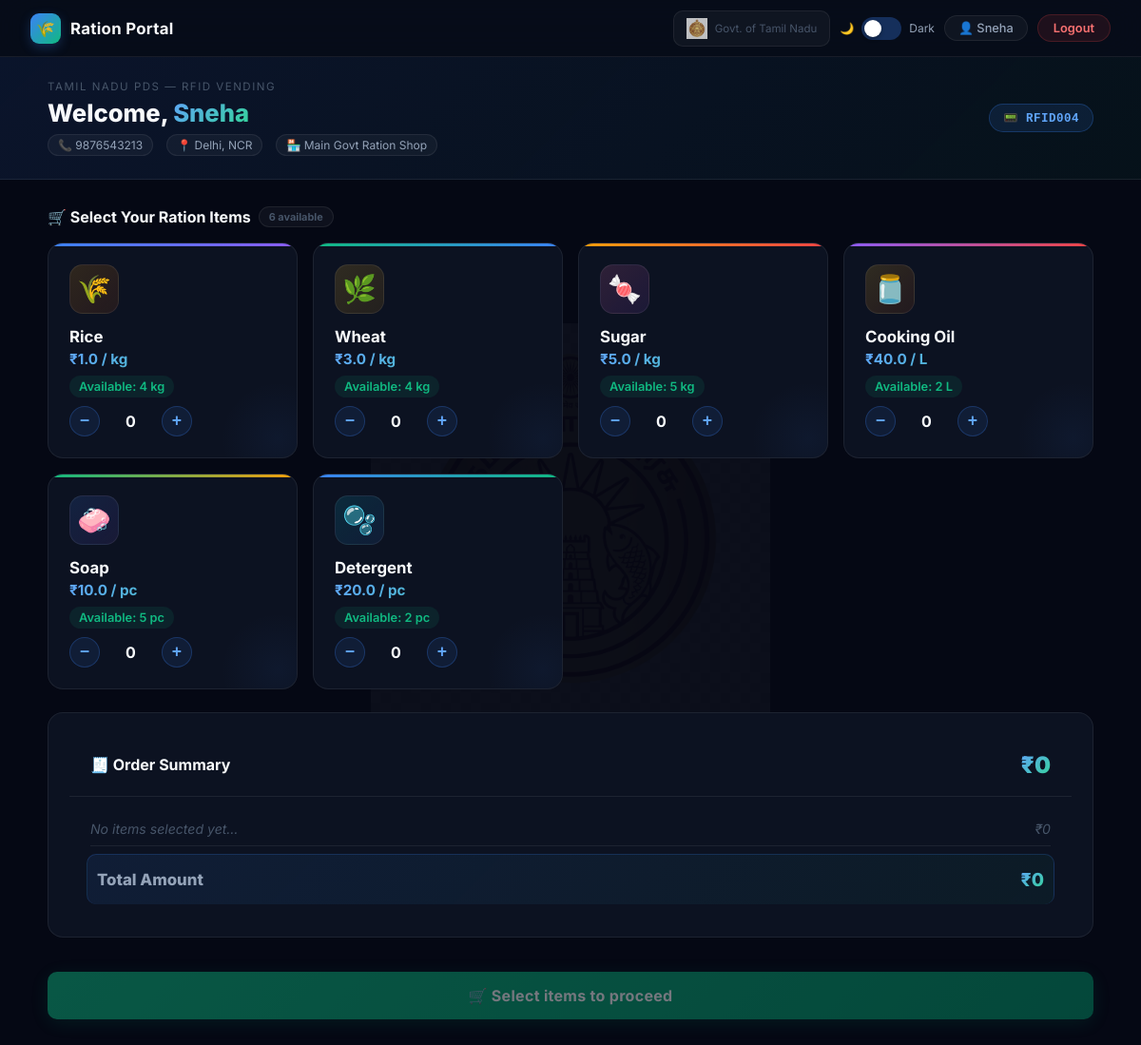
The app's page /dashboard (signed in) with its own data.
### models.py (models this page shows)
class User(UserMixin, db.Model):
    __tablename__ = 'user'
    id = db.Column(db.Integer, primary_key=True)
    username = db.Column(db.String(100), nullable=False)
    rfidCard = db.Column(db.String(100), unique=True, nullable=False)
    physical_uid = db.Column(db.String(100), unique=True, nullable=True) # The long number from Pi
    password = db.Column(db.String(200), nullable=False)
    phone = db.Column(db.String(20))
    address = db.Column(db.String(255))
    is_admin = db.Column(db.Boolean, default=False)
    is_active = db.Column(db.Boolean, default=True) # New status field
    shop_id = db.Column(db.Integer, db.ForeignKey('shop.id'), nullable=True)
    orders = db.relationship('Order', backref='user', lazy=True)

class Shop(db.Model):
    __tablename__ = 'shop'
    id = db.Column(db.Integer, primary_key=True)
    name = db.Column(db.String(100), nullable=False)
    location = db.Column(db.String(255))
    max_members = db.Column(db.Integer, default=50)
    users = db.relationship('User', backref='shop', lazy=True)

class Product(db.Model):
    __tablename__ = 'product'
    id = db.Column(db.Integer, primary_key=True)
    name = db.Column(db.String(100), nullable=False)
    price = db.Column(db.Float, nullable=False)
    unit = db.Column(db.String(20), default="kg")
    max_limit = db.Column(db.Integer, default=5)
    image_url = db.Column(db.String(255), default="")
    slot_number = db.Column(db.Integer, unique=True) # 1 to 6 mapped to vending machine keys
    hex_color = db.Column(db.String(10), default="0x00e676") # e.g. 0xf9a825 for 3D model
    is_active = db.Column(db.Boolean, default=True)
    order_items = db.relationship('OrderItem', backref='product', lazy=True)

### routes.py (the view)
@main.route('/dashboard')
@login_required
def dashboard():
    if current_user.is_admin:
        return redirect(url_for('admin.dashboard'))
    paid_order = Order.query.filter_by(user_id=current_user.id, status='PAID').first()
    products = Product.query.filter_by(is_active=True).order_by(Product.slot_number).all()
    from datetime import datetime
    from sqlalchemy import func
    first_of_month = datetime.utcnow().replace(day=1, hour=0, minute=0, second=0, microsecond=0)
    quotas = {}
    for p in products:
        taken = db.session.query(func.sum(OrderItem.quantity)).join(Order).filter(
            Order.user_id == current_user.id,
            OrderItem.product_id == p.id,
            Order.status.in_(['PAID', 'DISPENSED']),
            Order.created_at >= first_of_month
        ).scalar() or 0
        if current_user.rfidCard == 'RFID001':
            quotas[p.id] = 99
        else:
            quotas[p.id] = max(0, p.max_limit - taken)
    return render_template('dashboard.html', user=current_user, paidOrder=paid_order, products=products, quotas=quotas)

### templates/dashboard.html (shortened to what this page needs)
<!DOCTYPE html>
<html lang="en" data-theme="dark">
<head>
    <link rel="stylesheet" href="{{ url_for('static', filename='css/style.css') }}">
</head>
<body>
<nav class="navbar">
    <a href="{{ url_for('main.dashboard') }}" class="navbar-brand">
        <span class="icon">🌾</span> Ration Portal
    </a>
    <div class="navbar-right">
        <div class="tn-badge">
            <img src="{{ url_for('static', filename='images/tn_emblem.png') }}" alt="TN Govt">
            <span>Govt. of Tamil Nadu</span>
        </div>
        <div class="theme-btn-wrap">
            <span id="themeLabel">🌙</span>
            <button class="theme-toggle" id="themeToggle" onclick="toggleTheme()" title="Toggle theme"></button>
            <span id="themeLabelR">Dark</span>
        </div>
        <span class="nav-user">👤 {{ user.username }}</span>
        <a href="{{ url_for('main.logout') }}" class="btn-logout">Logout</a>
    </div>
</nav>
<div class="dash-hero">
    <div class="dash-hero-inner">
        <div>
            <div class="dash-greeting">Tamil Nadu PDS — RFID Vending</div>
            <div class="dash-name">Welcome, <span>{{ user.username }}</span></div>
            <div class="dash-sub">
                <span class="dash-sub-pill">📞 {{ user.phone }}</span>
                <span class="dash-sub-pill">📍 {{ user.address }}</span>
                <span class="dash-sub-pill">🏪 {{ user.shop.name if user.shop else 'Unassigned' }}</span>
            </div>
        </div>
        <div class="rfid-badge" style="align-self:center;">📟 {{ user.rfidCard }}</div>
    </div>
</div>
<div class="container" style="padding-top:0;">
    <form action="{{ url_for('main.place_order') }}" method="post" id="orderForm"
          {% if paidOrder %}style="opacity:0.4;pointer-events:none;"{% endif %}>
        <div class="section-head">
            <h2>🛒 Select Your Ration Items
                <span class="section-tag">{{ products|length }} available</span>
            </h2>
        </div>
        <div class="items-grid">
            {% for p in products %}
            {% set rem = quotas.get(p.id, 0) %}
            <div class="item-card {% if rem <= 0 %}quota-exhausted{% endif %}" id="card_{{ p.id }}">
                {% if p.image_url %}
                <img src="{{ url_for('static', filename=p.image_url) }}" alt="{{ p.name }}"
                     style="width:100%;height:120px;object-fit:cover;border-radius:12px;margin-bottom:14px;border:1px solid var(--border);">
                {% else %}
                <div class="product-icon-wrap" id="icon_{{ p.id }}"
                     style="background:linear-gradient(135deg,rgba(59,130,246,0.15),rgba(16,185,129,0.08));border:1px solid var(--border);">
                    <span id="iconEmoji_{{ p.id }}">📦</span>
                </div>
                {% endif %}
                <div class="item-name">{{ p.name }}</div>
                <div class="item-price">₹{{ p.price }} / {{ p.unit }}</div>
                <div class="item-quota">
                    {% if rem > 0 %}
                        <span class="quota-avail">Available: {{ rem }} {{ p.unit }}</span>
                    {% else %}
                        <span class="quota-none">Quota Finished</span>
                    {% endif %}
                </div>
                <div class="qty-control {% if rem <= 0 %}disabled{% endif %}">
                    <button type="button" class="qty-btn" onclick="changeQty({{ p.id }}, -1, {{ rem }})" {% if rem <= 0 %}disabled{% endif %}>−</button>
                    <input type="number" id="product_{{ p.id }}" name="product_{{ p.id }}"
                           class="qty-input" value="0" min="0" max="{{ rem }}"
                           oninput="updateSummary()" onchange="updateSummary()">
                    <button type="button" class="qty-btn" onclick="changeQty({{ p.id }}, 1, {{ rem }})" {% if rem <= 0 %}disabled{% endif %}>+</button>
                </div>
            </div>
            {% endfor %}
        </div>
        <div class="order-summary">
            <div class="summary-header">
                <h3>🧾 Order Summary</h3>
                <div class="grand-total-display" id="grandTotal">₹0</div>
            </div>
            <div class="summary-body">
                <div class="summary-row" id="emptyRow" style="color:var(--text3);font-style:italic;">
                    <span>No items selected yet…</span><span>₹0</span>
                </div>
                <div class="summary-row total-row">
                    <span>Total Amount</span>
                    <span id="grandTotal2">₹0</span>
                </div>
            </div>
        </div>
        <button type="submit" class="btn-order" id="submitBtn" style="margin-top:16px;opacity:0.45;cursor:not-allowed;" disabled>
            🛒 Select items to proceed
        </button>
    </form>
</div>
</body>
</html>

### templates/dashboard.html (style rules this page uses)
.dash-hero { background: linear-gradient(135deg, rgba(59,130,246,0.1), rgba(16,185,129,0.05)); border-bottom: 1px solid var(--border); padding: 24px 0 0; margin-bottom: 28px; }
.dash-hero-inner { max-width:1140px;margin:0 auto;padding:0 20px 24px; display:flex;align-items:flex-start;justify-content:space-between;gap:20px;flex-wrap:wrap; }
.dash-greeting { font-size:0.72rem;color:var(--text3);text-transform:uppercase;letter-spacing:1.5px;margin-bottom:6px; }
.dash-name { font-size:1.6rem;font-weight:800;color:var(--text);line-height:1.2; }
.dash-name span { background:linear-gradient(135deg,var(--blue2),var(--green2)); -webkit-background-clip:text;-webkit-text-fill-color:transparent;background-clip:text; }
.dash-sub { font-size:0.82rem;color:var(--text2);margin-top:6px;display:flex;gap:14px;flex-wrap:wrap; }
.dash-sub-pill { display:inline-flex;align-items:center;gap:5px; background:rgba(255,255,255,0.04);border:1px solid var(--border); padding:3px 10px;border-radius:20px;font-size:0.75rem; }
.theme-toggle { width:42px;height:24px;border-radius:20px;border:none;cursor:pointer; position:relative;transition:background 0.3s; background:rgba(59,130,246,0.3); flex-shrink:0; }
.theme-toggle::after { content:''; position:absolute; width:18px;height:18px;border-radius:50%; background:#fff;top:3px;left:3px; transition:transform 0.3s; box-shadow:0 2px 4px rgba(0,0,0,0.3); }
.theme-btn-wrap { display:flex;align-items:center;gap:8px; font-size:0.75rem;color:var(--text2); }
.tn-badge { display:flex;align-items:center;gap:8px; background:rgba(255,255,255,0.04);border:1px solid var(--border); border-radius:10px;padding:7px 13px;font-size:0.72rem;color:var(--text3); flex-shrink:0; }
.tn-badge img { width:22px;height:22px;object-fit:contain;opacity:0.8; }
.section-head { display:flex;align-items:center;justify-content:space-between;margin-bottom:16px; }
.section-head h2 { font-size:1rem;font-weight:700;color:var(--text);display:flex;align-items:center;gap:8px; }
.section-tag { font-size:0.68rem;font-weight:700;color:var(--text3);background:rgba(255,255,255,0.04);border:1px solid var(--border);padding:3px 10px;border-radius:20px; }
.product-icon-wrap { width:52px;height:52px;border-radius:14px; display:flex;align-items:center;justify-content:center; font-size:1.8rem;margin-bottom:14px;flex-shrink:0; }
.order-summary { background:var(--card);border:1px solid var(--border);border-radius:var(--radius);overflow:hidden; }
.summary-header { display:flex;align-items:center;gap:10px; padding:18px 22px;border-bottom:1px solid var(--border); }
.summary-header h3 { font-size:1rem;font-weight:700;color:var(--text); }
.grand-total-display { margin-left:auto;font-size:1.5rem;font-weight:900; background:linear-gradient(135deg,var(--blue2),var(--green2)); -webkit-background-clip:text;-webkit-text-fill-color:transparent;background-clip:text; }
.summary-body { padding:16px 22px; }
input[type=number] { -moz-appearance: textfield; }
.qty-input { width: 45px; text-align: center; border: none; background: transparent; color: var(--text); font-weight: 700; font-size: 1rem; outline: none; }
.item-quota { margin: 8px 0 12px; }
.quota-avail { font-size: 0.8rem; color: #10b981; background: rgba(16,185,129,0.1); padding: 4px 10px; border-radius: 20px; font-weight: 600; }

### records on screen
User: username "Sneha", phone "9876543213", address "Delhi, NCR", rfidCard "RFID004"
Shop: shop "Main Govt Ration Shop"
Product: name "Rice", price "1.0", unit "kg", rem "4"
Product: name "Wheat", price "3.0", unit "kg", rem "4"
Product: name "Sugar", price "5.0", unit "kg", max_limit "5"
Product: name "Cooking Oil", price "40.0", unit "L", max_limit "2"
Product: name "Soap", price "10.0", unit "pc", rem "5"
Product: name "Detergent", price "20.0", unit "pc", max_limit "2"

### other values on screen
{{ products|length }} "6"
